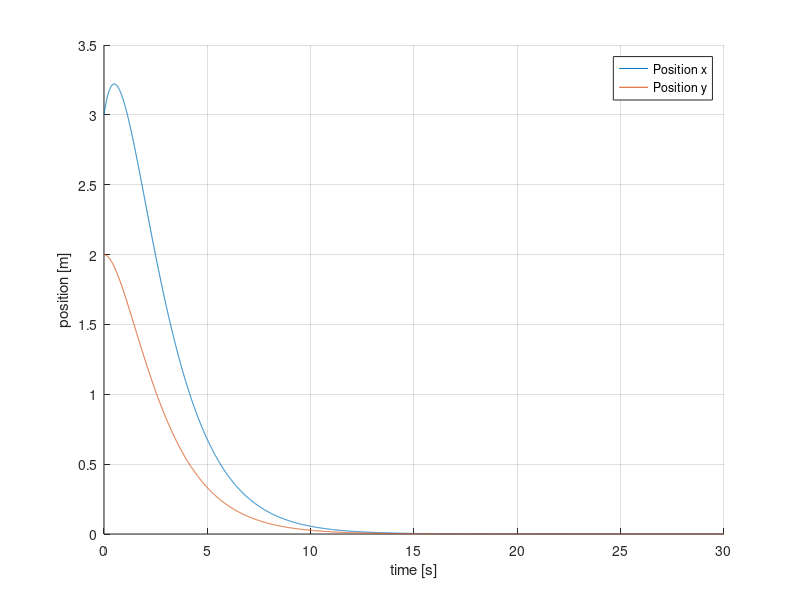
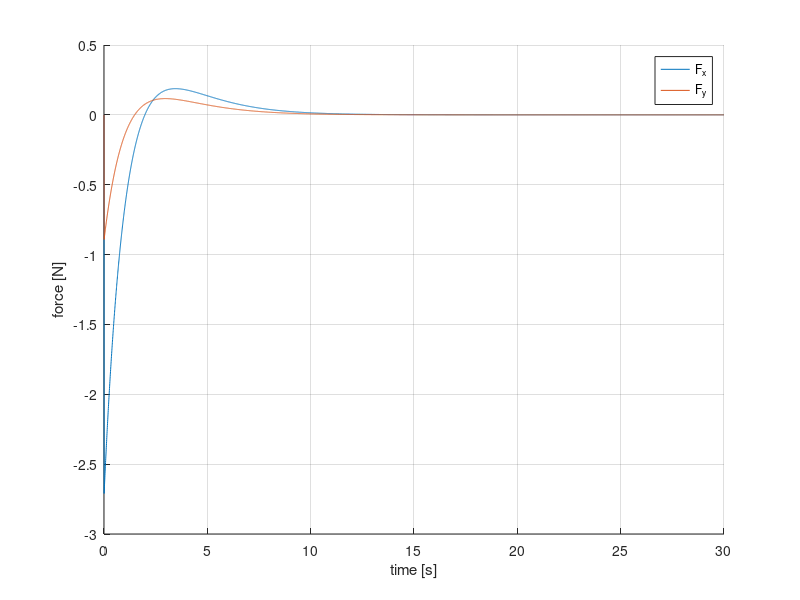

The MATLAB source for these figures, in order:
%% 2-D LQR implementation

close all

% System charasteristics
m = 1; % kg

% Initial Conditions
x0 = [3;  % position x [m]
      2;  % position y [m]
      1;  % velocity x [m/s]
      0]; % velocity y [m/s]

% X dot vector:
    % velocity x
    % velocity y
    % acceleration x
    % acceleration y


% System Dynamics
A = [0    0   1   0; 
     0    0   0   1;
     0    0   0   0;
     0    0   0   0]; % pass through the velocity term and discard the position term
B = [0    0; 
     0    0;
     1/m  0;
     0    1/m];
C = [1 0 0 0
     0 1 0 0
     0 0 1 0
     0 0 0 1];
D = [0 0;
     0 0;
     0 0;
     0 0];

% Control Law
Q = [1 0 0 0;  % Penalize x error
     0 1 0 0;  % Penalize y error
     0 0 5 0;  % Penalize x velocity
     0 0 0 5]; % Penalize y velocity
R = [5 0;      % Penalize Fx
     0 5];     % Penalize Fy
K = lqr(A,B,Q,R);
% 
% Closed loop system
sys = ss((A - B*K), B, C, D);

% Run response to initial condition
t = 0:0.005:30;
[y,t,x] = initial(sys, x0, t);

% Plotting
% x_track = x(:,1);
% y_track = x(:,2);
% plot(x_track,y_track)

% Total impulse
dt = (t(2)-t(1));
Fx = [0; m*diff(y(:,3))/dt]; % N
Fy = [0; m*diff(y(:,4))/dt]; % N


% Forces on the object
figure('Name', "Position over time")
hold on
grid
hold on
plot(t, y(:,1))
plot(t, y(:,2))

xlabel("time [s]")
ylabel("position [m]")
legend({ ...
    'Position x', ...
    'Position y' ...
        },'Location','northeast')

% Forces on the object
figure('Name', "Force over Time")
hold on
grid
hold on
plot(t, Fx)
plot(t, Fy)

xlabel("time [s]")
ylabel("force [N]")
legend({ ...
    'F_x', ...
    'F_y' ...
        },'Location','northeast')

